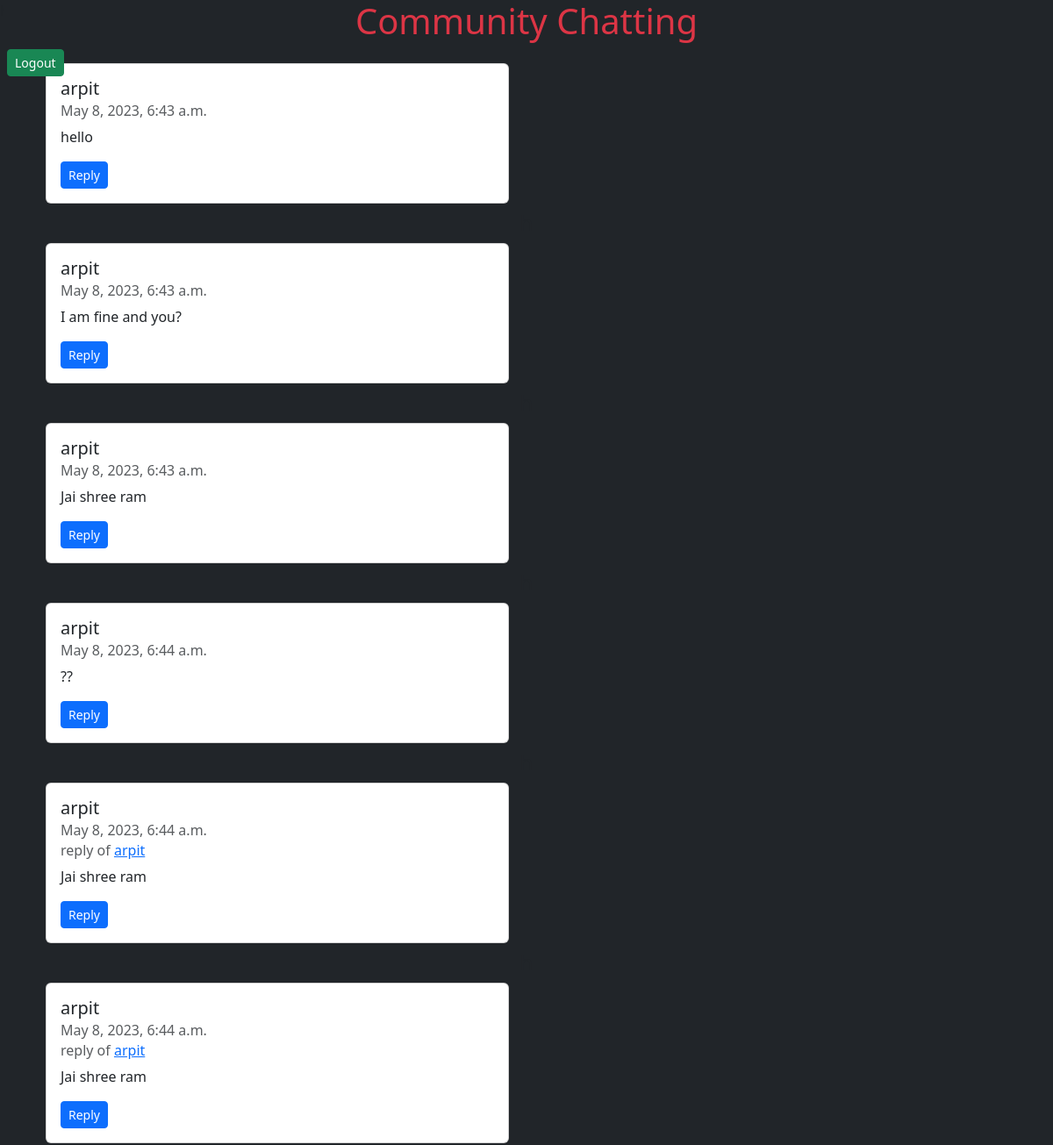
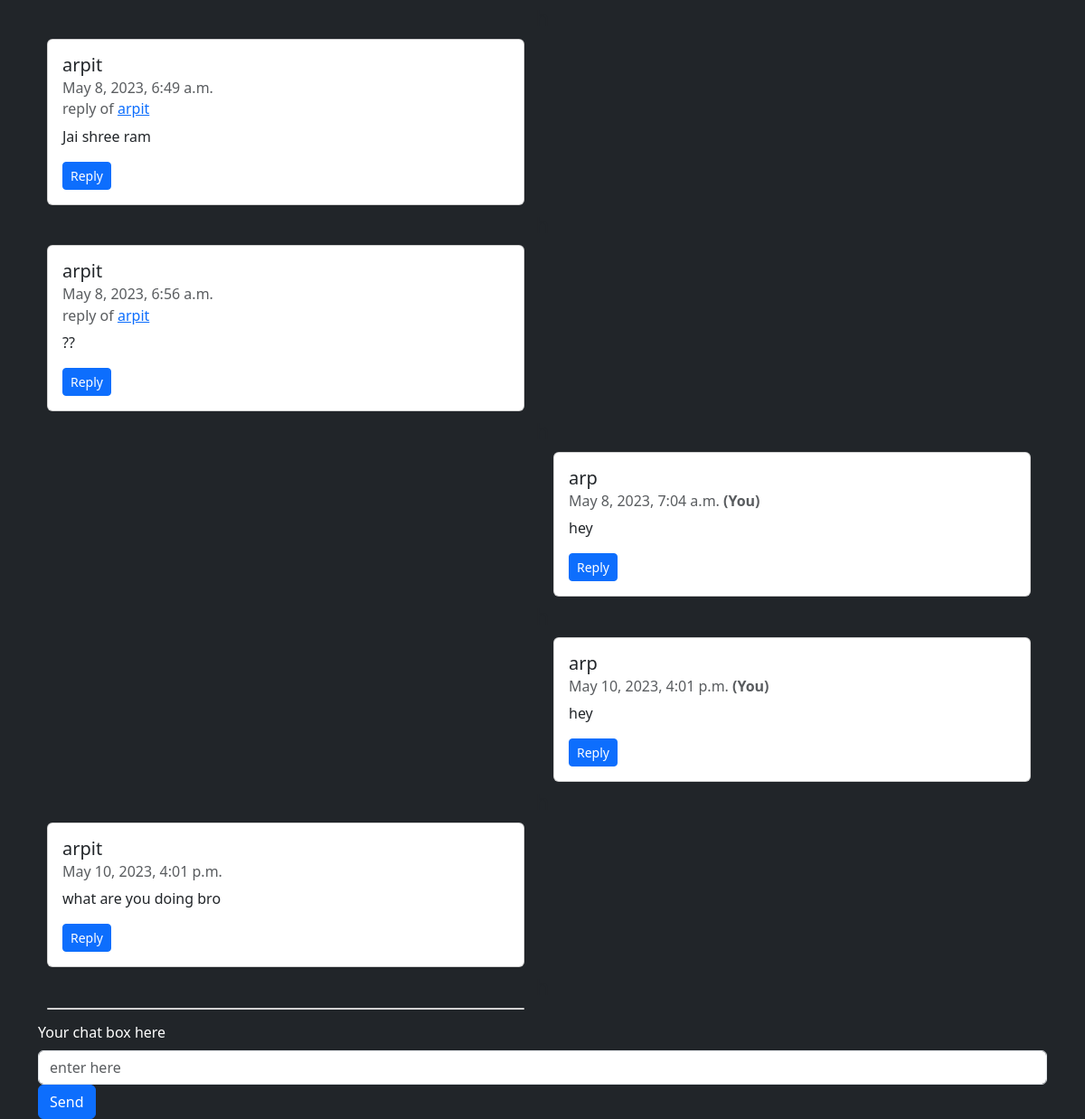
Screenshot of / (signed in) with the database file from the repository (2 pictures, top to bottom).
### chj/models.py (models this page shows)
class Chatting(models.Model):
    cuser = models.ForeignKey(User, on_delete=models.CASCADE, related_name="chatuser")
    cusrep = models.ForeignKey('self', on_delete=models.CASCADE, null=True)
    chattts = models.CharField(max_length=1000000)
    useridhtml = models.CharField(max_length=1000000, null=True)
    timestamp = models.DateTimeField(default=now)
    def __str__(self):
        return self.cuser.username

### chj/views.py (the view)
# urls.py: 2. Add a URL to urlpatterns:  path('', views.home, name='home')
def home(request):
    chsud = Chatting.objects.order_by("timestamp")
    lusch = Chatting.objects.last()
    userr = request.user
    return render(request, "chat.html", {"userschat": chsud, "lchsd": lusch, "main_user":userr})

### templates/chat.html (shortened to what this page needs)
{% extends 'index.html' %}
{% block bd %}
{% load mathfilters %}
<p id="h">h</p>
<div class="container my-5">
    {% for n in userschat %}
    {% if request.user.username == n.cuser.username %}
    <div class="card" id="chat-log" style="width: 33rem; margin-left: 570px;">
        {% else %}
        <div class="card" style="width: 33rem; margin-left: 10px;">
            {% endif %}
            <div class="card-body" id="{{n.cuser.username}}">
                <h5 class="card-title" id="ld{{forloop.counter}}">{{n.cuser.username}}</h5>
                <h6 class="card-subtitle mb-2 text-muted">{{n.timestamp}}
                    {% if request.user.username == n.cuser.username %}
                    <b>(You)</b>
                    {% endif %}
                </h6>
                {% if n.cusrep %}
                <h6 class="card-subtitle mb-2 text-muted">reply of
                <a {% if n.useridhtml == "1" %}
                    href="#h"
                {% else %}
                    href="#ld{{n.useridhtml|sub:1}}"
                {% endif %} >{{n.cusrep}}</a></h6>
                {% endif %}
                <p class="card-text">{{n.chattts}}</p>
                <button class="btn btn-primary btn-sm" id="button" onclick="t({{forloop.counter}})">
                    Reply
                </button>
            </div>
        </div>
        <h4 class="row d-flex justify-content-center mt-2 mx-2">h</h4>
        {% endfor %}
        <div class="card" style="width: 33rem; margin-left: 10px;" id="cchh"></div>
        <h4 class="row d-flex justify-content-center mt-2 mx-2">h</h4>
    </div>
    <h4 class="row d-flex justify-content-center mt-1 mx-2">h</h4>
    {% if user.is_authenticated %}
        <div class="container mt-1 fixed-bottom bg-dark">
            <label for="chat-message-input" class="form-label text-white">Your chat box here</label>
            <input type="text" class="form-control" placeholder="enter here" name="user_chatter" maxlength="999999"  id="messagee">
            <button type="submit" class="btn btn-primary" onclick="sendMessage()">Send</button>
        </div>
</div>
{% else %}
<div class="container my-3 fixed-bottom">
    <h3 class="row d-flex justify-content-center bg-danger text-white">Please login then sent message</h3>
</div>
{% endif %}
{% endblock %}

### rows the page displays
Chatting: cuser.username "arpit", timestamp "May 8, 2023, 6:43 a.m.", chattts "hello"
Chatting: cuser.username "arpit", timestamp "May 8, 2023, 6:43 a.m.", chattts "I am fine and you?"
Chatting: cuser.username "arpit", timestamp "May 8, 2023, 6:43 a.m.", chattts "Jai shree ram"
Chatting: cuser.username "arpit", timestamp "May 8, 2023, 6:44 a.m.", chattts "??"
Chatting: cuser.username "arpit", timestamp "May 8, 2023, 6:44 a.m.", cusrep "arpit", chattts "Jai shree ram"
Chatting: cuser.username "arpit", timestamp "May 8, 2023, 6:44 a.m.", cusrep "arpit", chattts "Jai shree ram"
Chatting: cuser.username "arpit", timestamp "May 8, 2023, 6:49 a.m.", cusrep "arpit", chattts "Jai shree ram"
Chatting: cuser.username "arpit", timestamp "May 8, 2023, 6:56 a.m.", cusrep "arpit", chattts "??"
Chatting: cuser.username "arp", timestamp "May 8, 2023, 7:04 a.m.", shows "(You)", chattts "hey"
Chatting: cuser.username "arp", timestamp "May 10, 2023, 4:01 p.m.", shows "(You)", chattts "hey"
Chatting: cuser.username "arpit", timestamp "May 10, 2023, 4:01 p.m.", chattts "what are you doing bro"
